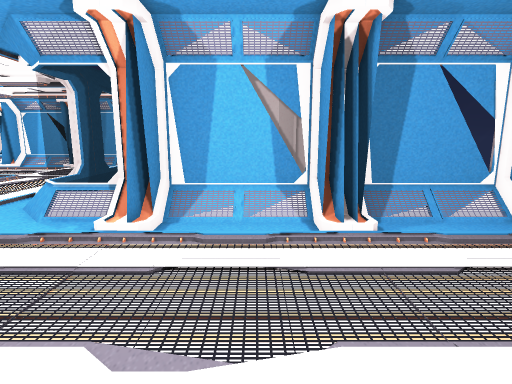
View 1 (above)

16 first-person views from a walk through a Unity game level. The camera is 1.5 m above the floor, tilts 10° down and sees 80° across. Doors are open. The floor is counted in squares, 0.5 m on a side. Each view is taken from the middle of a square. On the plan, view 1 faces up. The plan holds only what a view shows up to about 20 squares ahead; the rest is blank. The place goes on beyond the plan. The player is left out.

View 2
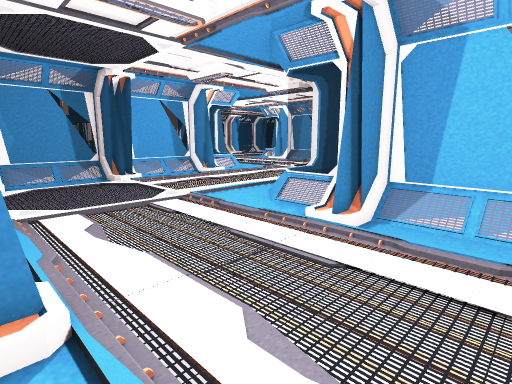

View 3
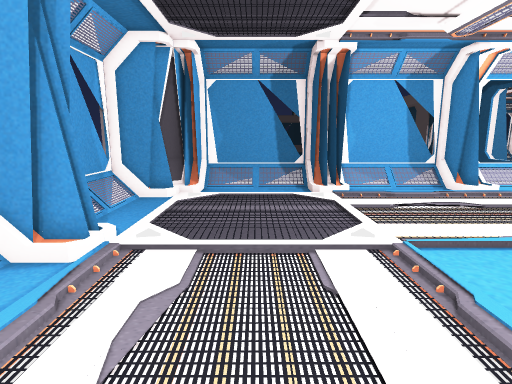

View 4
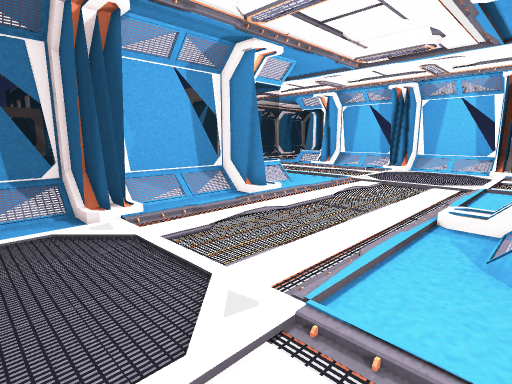

View 5
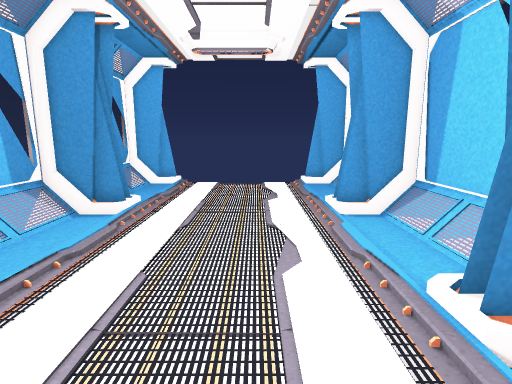

View 6
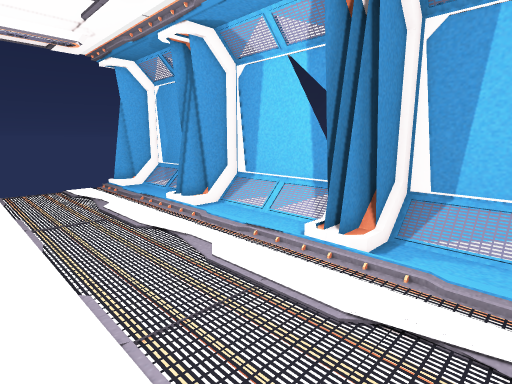

View 7
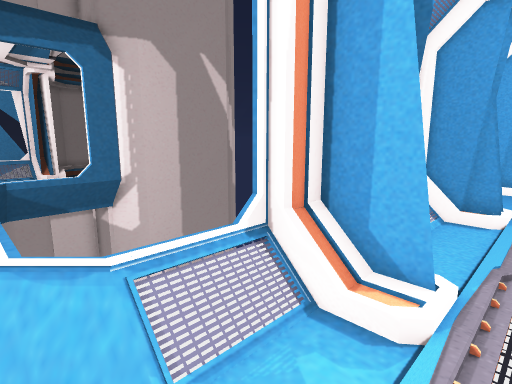

View 8
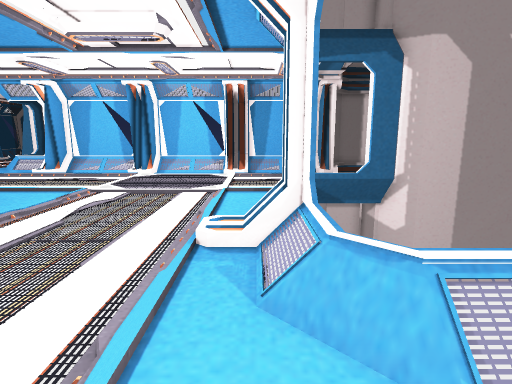

View 9
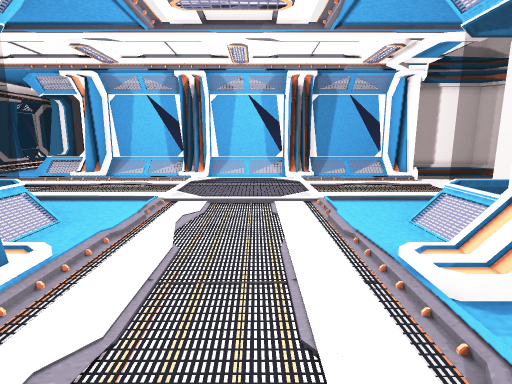

View 10
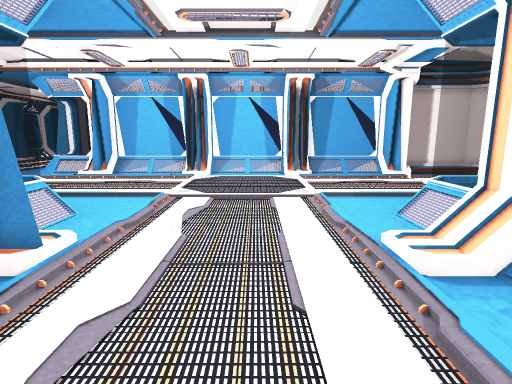

View 11
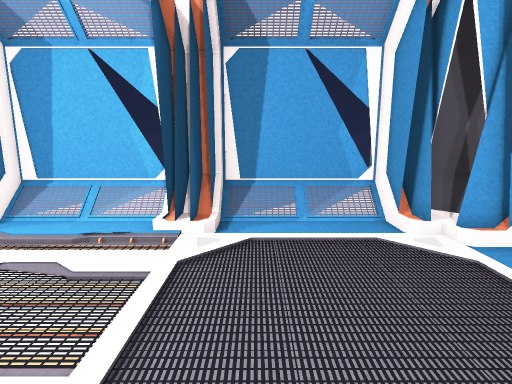

View 12
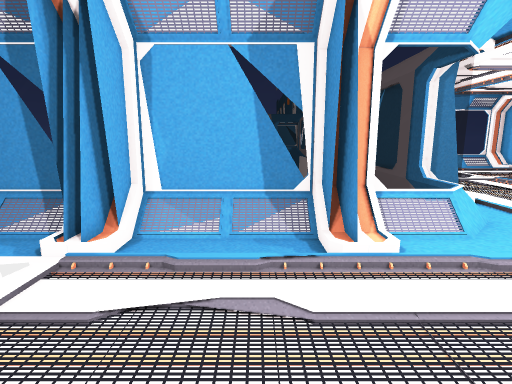

View 13
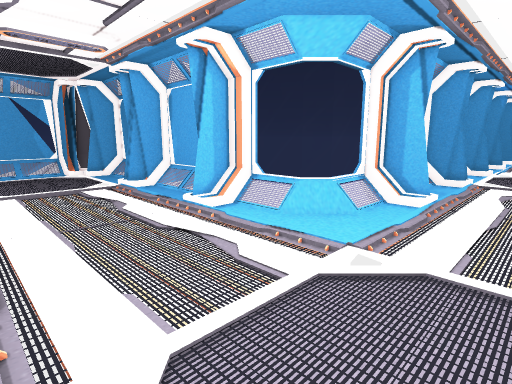

View 14
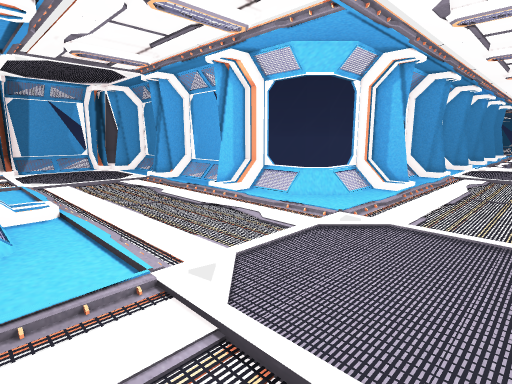

View 15
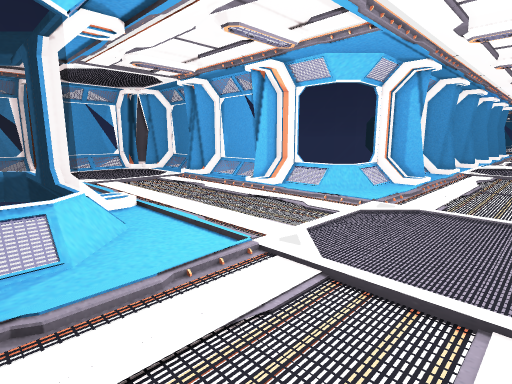

View 16
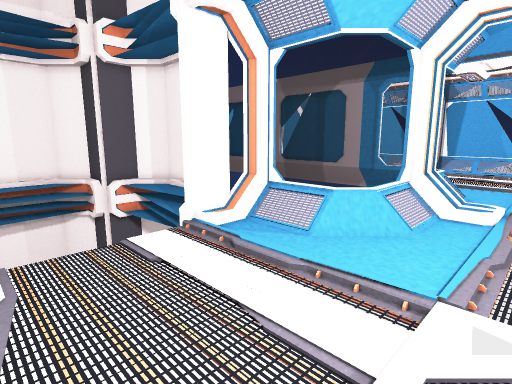

### Floor plan
Key: @ floor where view 1 was taken; # wall or solid block; . main floor; : floor 0.25 m higher than the main floor; / step, stairs or slope; D open door; = window, fence, low wall or low ledge; O other object.
Columns run from 32 left of view 1 to 11 right of it. Each row starts with its distance up from view 1.
 32  .....   ..........:......DD
 31 ...................:......DD
 30 ...................:......DD
 29 ...................:......DD
 28 ...................:......DD
 27 ............:.....::......DD
 26 ...=/..............:.......##
 25    #/..............:.......#
 24    #O///...........:...////#
 23 ==###===#..........:..#====#
 22         =O.........:./==#
 21         =O.........:./=#
 20         =O.........:./=
 19         ##//.......://##
 18         ###/.......://##
 17         ###/.......://##
 16         =O.........:./=
 15         =O.........:./=#
 14         =O.........:./==#
 13         =O.........:..#====##=====###=====##
 12         =O.........:...////O#//////##//////#
 11         ###/.......:......./#......##......#
 10          ##/:::::::::::::::/=::::::=/::::::
  9         ###/:.....::........................
  8         =O.........:........................
  7         =O.........:........................
  6         =O.........:........................
  5         =O.........:........................
  4         =O.........:........................
  3         ###/:.....::........................
  2          ###/......=.......=.......=.......
  1           ###......##......##......## .....#
  0            ##//////##//////##///@//#  /////#
 -1             #=====###=====###=====##   ===##

Where each view was taken, in squares from view 1:
view 1: 0 up, 0 right, facing up
view 2: 1 up, 1 right, facing up-left
view 3: 6 up, 5 left, facing left
view 4: 6 up, 10 left, facing up-left
view 5: 5 up, 9 left, facing right
view 6: 9 up, 9 left, facing down-right
view 7: 9 up, 10 left, facing up-right
view 8: 9 up, 11 left, facing up
view 9: 12 up, 16 left, facing up
view 10: 11 up, 16 left, facing up
view 11: 11 up, 15 left, facing down
view 12: 15 up, 13 left, facing left
view 13: 30 up, 13 left, facing down-left
view 14: 32 up, 10 left, facing down-left
view 15: 32 up, 7 left, facing down-left
view 16: 32 up, 14 left, facing down-right
